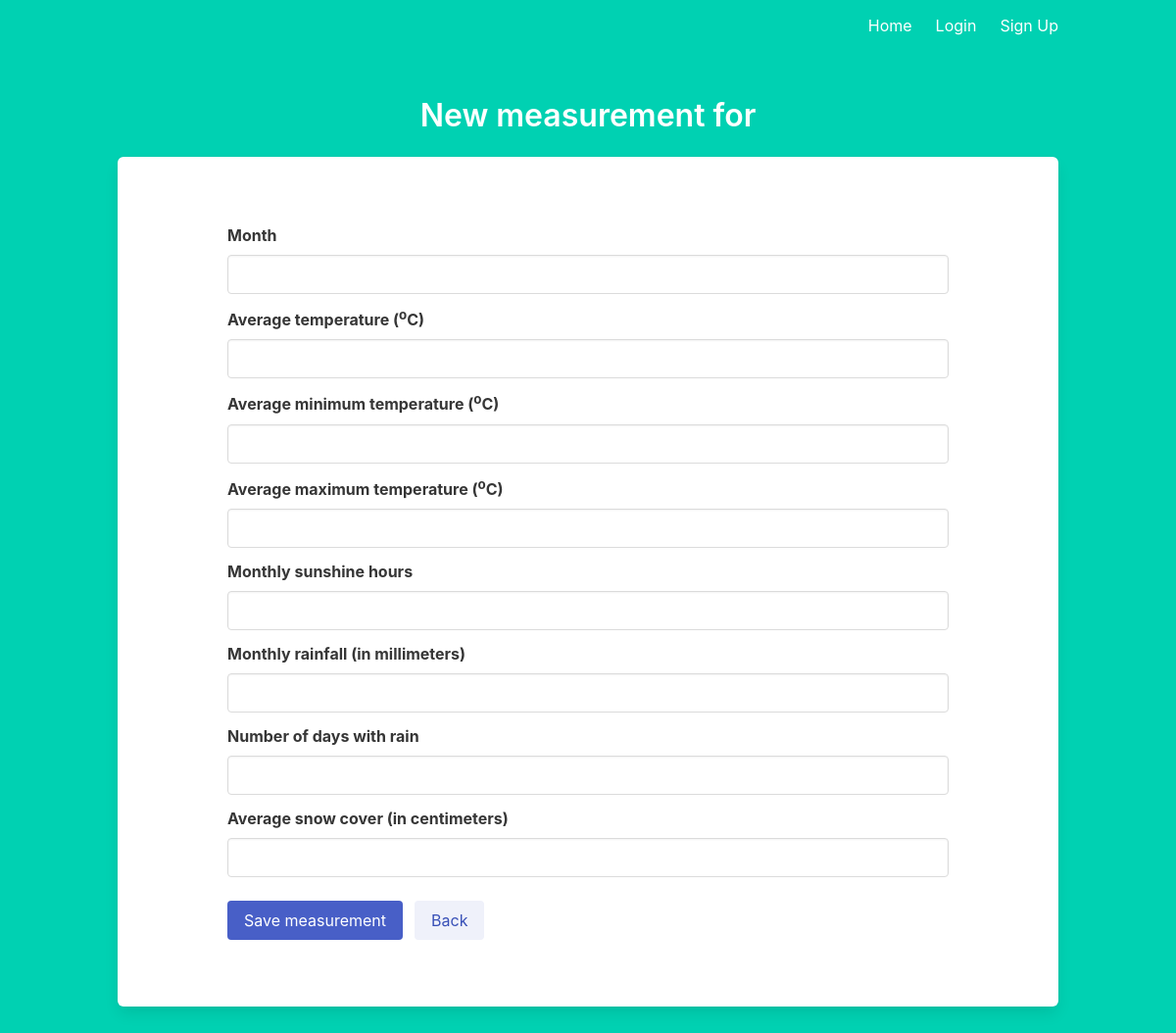
The app's page /measurements/new?location=2, older data.
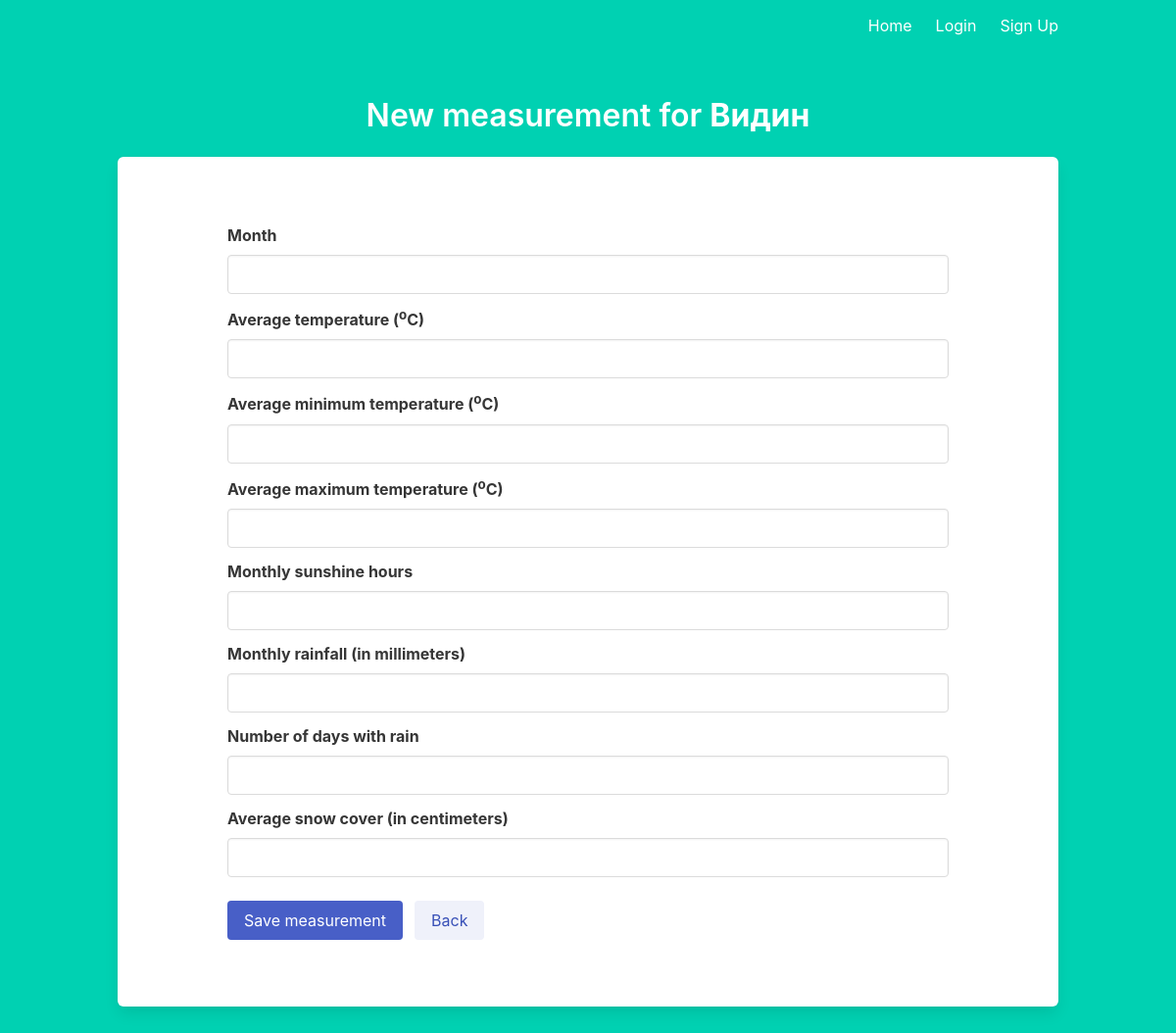
The same page, newer data.
### models.py (models this page shows)
class Location(db.Model):
    id = db.Column(db.Integer, primary_key=True)
    name = db.Column(db.String(100))
    valid_from = db.Column(db.String(7))
    valid_until = db.Column(db.String(7))
    measurements = db.relationship("MonthlyMeasurements")

### main.py (the view)
@main.route('/measurements/new')
def new_measurement():
    location_id = request.args['location']
    location = Location.query.filter_by(id=location_id).first()
    return render_template('new_measurement.html', current_user=current_user, location=location)

### templates/new_measurement.html (shortened to what this page needs)
{% extends "base.html" %}
{% block content %}
<h1 class="title has-text-centered">
  New measurement for <b>{{ location.name }}</b>
</h1>
<div class="box" style="min-height: 70vh">
  <div class="block mx-auto my-6" style="max-width: 80%">
    <form id="create_measurement" method="POST" action="/measurements?location={{ location.id }}">
    <div class="field">
      <label class="label">Month</label>
      <div class="control">
        <input name="month" class="input" id="month" type="text">
      </div>
    </div>
    <div class="field">
      <label class="label">Average temperature (<sup>o</sup>C)</label>
      <div class="control">
        <input name="average_temp" class="input" id="average_temp" type="number" min="-273.15" step="any">
      </div>
    </div>
    <div class="field">
      <label class="label">Average <b>minimum</b> temperature (<sup>o</sup>C)</label>
      <div class="control">
        <input name="average_min_temp" class="input" id="average_min_temp" type="number" min="-273.15" step="any">
      </div>
    </div>
    <div class="field">
      <label class="label">Average <b>maximum</b> temperature (<sup>o</sup>C)</label>
      <div class="control">
        <input name="average_max_temp" class="input" id="average_max_temp" type="number">
      </div>
    </div>
    <div class="field">
      <label class="label">Monthly sunshine hours</label>
      <div class="control">
        <input name="sunshine_hours" class="input" id="sunshine_hours" type="number" min="0" max="744">
      </div>
    </div>
    <div class="field">
      <label class="label">Monthly rainfall (in millimeters)</label>
      <div class="control">
        <input name="rainfall" class="input" id="rainfall" type="number" min="0">
      </div>
    </div>
    <div class="field">
      <label class="label">Number of days with rain</label>
      <div class="control">
        <input name="rainy_days" class="input" id="rainy_days" type="number" min="0" max="31">
      </div>
    </div>
    <div class="field">
      <label class="label">Average snow cover (in centimeters)</label>
      <div class="control">
        <input name="average_snow_coverage" class="input" id="average_snow_coverage" type="number" min="0">
      </div>
    </div>
    <div class="field is-grouped mt-5">
      <div class="control">
        <button class="button is-link">Save measurement</button>
      </div>
      <div class="control">
        <a href="/locations/{{ location.id }}" class="button is-link is-light">Back</a>
      </div>
    </div>
  </form>
  </div>
</div>
{% endblock %}

Row changes from the older to the newer data that the page shows:
added Location: name "Видин"
